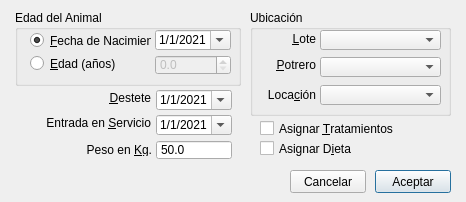
<?xml version="1.0" encoding="UTF-8"?>
<ui version="4.0">
 <class>dlgIngresoAnimalesAdic</class>
 <widget class="QDialog" name="dlgIngresoAnimalesAdic">
  <property name="enabled">
   <bool>true</bool>
  </property>
  <property name="geometry">
   <rect>
    <x>0</x>
    <y>0</y>
    <width>466</width>
    <height>202</height>
   </rect>
  </property>
  <property name="baseSize">
   <size>
    <width>7</width>
    <height>0</height>
   </size>
  </property>
  <property name="windowTitle">
   <string>Datos Adicionales</string>
  </property>
  <property name="windowIcon">
   <iconset>
    <normaloff>Ganado.ico</normaloff>Ganado.ico</iconset>
  </property>
  <property name="autoFillBackground">
   <bool>false</bool>
  </property>
  <property name="inputMethodHints">
   <set>Qt::ImhPreferNumbers</set>
  </property>
  <widget class="QPushButton" name="btnCancel">
   <property name="geometry">
    <rect>
     <x>290</x>
     <y>170</y>
     <width>76</width>
     <height>23</height>
    </rect>
   </property>
   <property name="text">
    <string>Cancelar</string>
   </property>
  </widget>
  <widget class="QPushButton" name="btnOk">
   <property name="geometry">
    <rect>
     <x>375</x>
     <y>170</y>
     <width>76</width>
     <height>23</height>
    </rect>
   </property>
   <property name="text">
    <string>Aceptar</string>
   </property>
   <property name="default">
    <bool>true</bool>
   </property>
  </widget>
  <widget class="QGroupBox" name="grpEdad">
   <property name="enabled">
    <bool>true</bool>
   </property>
   <property name="geometry">
    <rect>
     <x>15</x>
     <y>10</y>
     <width>226</width>
     <height>76</height>
    </rect>
   </property>
   <property name="title">
    <string>Edad del Animal</string>
   </property>
   <widget class="QDateEdit" name="datNacimiento">
    <property name="geometry">
     <rect>
      <x>140</x>
      <y>20</y>
      <width>76</width>
      <height>20</height>
     </rect>
    </property>
    <property name="dateTime">
     <datetime>
      <hour>0</hour>
      <minute>0</minute>
      <second>0</second>
      <year>2021</year>
      <month>1</month>
      <day>1</day>
     </datetime>
    </property>
    <property name="displayFormat">
     <string>d/M/yyyy</string>
    </property>
    <property name="calendarPopup">
     <bool>true</bool>
    </property>
   </widget>
   <widget class="QRadioButton" name="radFechaNacimiento">
    <property name="geometry">
     <rect>
      <x>15</x>
      <y>22</y>
      <width>121</width>
      <height>17</height>
     </rect>
    </property>
    <property name="text">
     <string>&amp;Fecha de Nacimiento</string>
    </property>
    <property name="checked">
     <bool>true</bool>
    </property>
   </widget>
   <widget class="QRadioButton" name="radEdad">
    <property name="geometry">
     <rect>
      <x>15</x>
      <y>45</y>
      <width>96</width>
      <height>17</height>
     </rect>
    </property>
    <property name="text">
     <string>&amp;Edad (años)</string>
    </property>
   </widget>
   <widget class="QDoubleSpinBox" name="dspEdad">
    <property name="enabled">
     <bool>false</bool>
    </property>
    <property name="geometry">
     <rect>
      <x>140</x>
      <y>45</y>
      <width>76</width>
      <height>20</height>
     </rect>
    </property>
    <property name="decimals">
     <number>1</number>
    </property>
   </widget>
  </widget>
  <widget class="QLabel" name="lblPeso">
   <property name="geometry">
    <rect>
     <x>62</x>
     <y>143</y>
     <width>90</width>
     <height>13</height>
    </rect>
   </property>
   <property name="text">
    <string>Peso en &amp;Kg.</string>
   </property>
   <property name="alignment">
    <set>Qt::AlignRight|Qt::AlignTrailing|Qt::AlignVCenter</set>
   </property>
   <property name="buddy">
    <cstring>dspPeso</cstring>
   </property>
  </widget>
  <widget class="QGroupBox" name="grpUbicacion">
   <property name="enabled">
    <bool>true</bool>
   </property>
   <property name="geometry">
    <rect>
     <x>250</x>
     <y>10</y>
     <width>201</width>
     <height>106</height>
    </rect>
   </property>
   <property name="title">
    <string>Ubicación</string>
   </property>
   <widget class="ComboTabla" name="cboPotrero">
    <property name="enabled">
     <bool>true</bool>
    </property>
    <property name="geometry">
     <rect>
      <x>70</x>
      <y>47</y>
      <width>121</width>
      <height>20</height>
     </rect>
    </property>
   </widget>
   <widget class="QLabel" name="lblLote">
    <property name="geometry">
     <rect>
      <x>20</x>
      <y>22</y>
      <width>46</width>
      <height>13</height>
     </rect>
    </property>
    <property name="text">
     <string>&amp;Lote</string>
    </property>
    <property name="alignment">
     <set>Qt::AlignRight|Qt::AlignTrailing|Qt::AlignVCenter</set>
    </property>
    <property name="buddy">
     <cstring>cboLote</cstring>
    </property>
   </widget>
   <widget class="ComboTabla" name="cboLote">
    <property name="enabled">
     <bool>true</bool>
    </property>
    <property name="geometry">
     <rect>
      <x>70</x>
      <y>20</y>
      <width>121</width>
      <height>20</height>
     </rect>
    </property>
   </widget>
   <widget class="QLabel" name="lblPotrero">
    <property name="geometry">
     <rect>
      <x>20</x>
      <y>48</y>
      <width>46</width>
      <height>13</height>
     </rect>
    </property>
    <property name="text">
     <string>&amp;Potrero</string>
    </property>
    <property name="alignment">
     <set>Qt::AlignRight|Qt::AlignTrailing|Qt::AlignVCenter</set>
    </property>
    <property name="buddy">
     <cstring>cboPotrero</cstring>
    </property>
   </widget>
   <widget class="ComboTabla" name="cboLocacion">
    <property name="enabled">
     <bool>true</bool>
    </property>
    <property name="geometry">
     <rect>
      <x>70</x>
      <y>75</y>
      <width>121</width>
      <height>20</height>
     </rect>
    </property>
   </widget>
   <widget class="QLabel" name="lblLocacion">
    <property name="geometry">
     <rect>
      <x>15</x>
      <y>75</y>
      <width>51</width>
      <height>20</height>
     </rect>
    </property>
    <property name="text">
     <string>Loca&amp;ción</string>
    </property>
    <property name="alignment">
     <set>Qt::AlignRight|Qt::AlignTrailing|Qt::AlignVCenter</set>
    </property>
    <property name="buddy">
     <cstring>cboLocacion</cstring>
    </property>
   </widget>
  </widget>
  <widget class="QDoubleSpinBox" name="dspPeso">
   <property name="enabled">
    <bool>true</bool>
   </property>
   <property name="geometry">
    <rect>
     <x>156</x>
     <y>140</y>
     <width>76</width>
     <height>20</height>
    </rect>
   </property>
   <property name="buttonSymbols">
    <enum>QAbstractSpinBox::NoButtons</enum>
   </property>
   <property name="decimals">
    <number>1</number>
   </property>
   <property name="minimum">
    <double>50.000000000000000</double>
   </property>
   <property name="maximum">
    <double>999.000000000000000</double>
   </property>
  </widget>
  <widget class="QDateEdit" name="datServicio">
   <property name="geometry">
    <rect>
     <x>156</x>
     <y>115</y>
     <width>76</width>
     <height>20</height>
    </rect>
   </property>
   <property name="dateTime">
    <datetime>
     <hour>0</hour>
     <minute>0</minute>
     <second>0</second>
     <year>2021</year>
     <month>1</month>
     <day>1</day>
    </datetime>
   </property>
   <property name="displayFormat">
    <string>d/M/yyyy</string>
   </property>
   <property name="calendarPopup">
    <bool>true</bool>
   </property>
  </widget>
  <widget class="QLabel" name="lblFechaServicio">
   <property name="geometry">
    <rect>
     <x>40</x>
     <y>115</y>
     <width>111</width>
     <height>16</height>
    </rect>
   </property>
   <property name="text">
    <string>Entrada en &amp;Servicio</string>
   </property>
   <property name="alignment">
    <set>Qt::AlignRight|Qt::AlignTrailing|Qt::AlignVCenter</set>
   </property>
   <property name="buddy">
    <cstring>datServicio</cstring>
   </property>
  </widget>
  <widget class="QDateEdit" name="datDestete">
   <property name="geometry">
    <rect>
     <x>156</x>
     <y>90</y>
     <width>76</width>
     <height>20</height>
    </rect>
   </property>
   <property name="dateTime">
    <datetime>
     <hour>0</hour>
     <minute>0</minute>
     <second>0</second>
     <year>2021</year>
     <month>1</month>
     <day>1</day>
    </datetime>
   </property>
   <property name="displayFormat">
    <string>d/M/yyyy</string>
   </property>
   <property name="calendarPopup">
    <bool>true</bool>
   </property>
  </widget>
  <widget class="QLabel" name="lblFechaDestete">
   <property name="geometry">
    <rect>
     <x>40</x>
     <y>90</y>
     <width>111</width>
     <height>16</height>
    </rect>
   </property>
   <property name="text">
    <string>&amp;Destete</string>
   </property>
   <property name="alignment">
    <set>Qt::AlignRight|Qt::AlignTrailing|Qt::AlignVCenter</set>
   </property>
   <property name="buddy">
    <cstring>datDestete</cstring>
   </property>
  </widget>
  <widget class="QCheckBox" name="chkTratamientos">
   <property name="geometry">
    <rect>
     <x>260</x>
     <y>120</y>
     <width>166</width>
     <height>17</height>
    </rect>
   </property>
   <property name="text">
    <string>Asignar &amp;Tratamientos</string>
   </property>
  </widget>
  <widget class="QCheckBox" name="chkDieta">
   <property name="geometry">
    <rect>
     <x>260</x>
     <y>140</y>
     <width>166</width>
     <height>17</height>
    </rect>
   </property>
   <property name="text">
    <string>Asignar D&amp;ieta</string>
   </property>
  </widget>
 </widget>
 <customwidgets>
  <customwidget>
   <class>ComboTabla</class>
   <extends>QComboBox</extends>
   <header>ui.comboTabla</header>
  </customwidget>
 </customwidgets>
 <tabstops>
  <tabstop>radFechaNacimiento</tabstop>
  <tabstop>radEdad</tabstop>
  <tabstop>datNacimiento</tabstop>
  <tabstop>dspEdad</tabstop>
  <tabstop>cboLote</tabstop>
  <tabstop>cboPotrero</tabstop>
  <tabstop>cboLocacion</tabstop>
  <tabstop>datDestete</tabstop>
  <tabstop>datServicio</tabstop>
  <tabstop>dspPeso</tabstop>
  <tabstop>chkTratamientos</tabstop>
  <tabstop>chkDieta</tabstop>
  <tabstop>btnCancel</tabstop>
  <tabstop>btnOk</tabstop>
 </tabstops>
 <resources/>
 <connections>
  <connection>
   <sender>radFechaNacimiento</sender>
   <signal>toggled(bool)</signal>
   <receiver>datNacimiento</receiver>
   <slot>setEnabled(bool)</slot>
   <hints>
    <hint type="sourcelabel">
     <x>38</x>
     <y>62</y>
    </hint>
    <hint type="destinationlabel">
     <x>190</x>
     <y>61</y>
    </hint>
   </hints>
  </connection>
  <connection>
   <sender>radEdad</sender>
   <signal>toggled(bool)</signal>
   <receiver>dspEdad</receiver>
   <slot>setEnabled(bool)</slot>
   <hints>
    <hint type="sourcelabel">
     <x>77</x>
     <y>63</y>
    </hint>
    <hint type="destinationlabel">
     <x>192</x>
     <y>64</y>
    </hint>
   </hints>
  </connection>
 </connections>
</ui>
